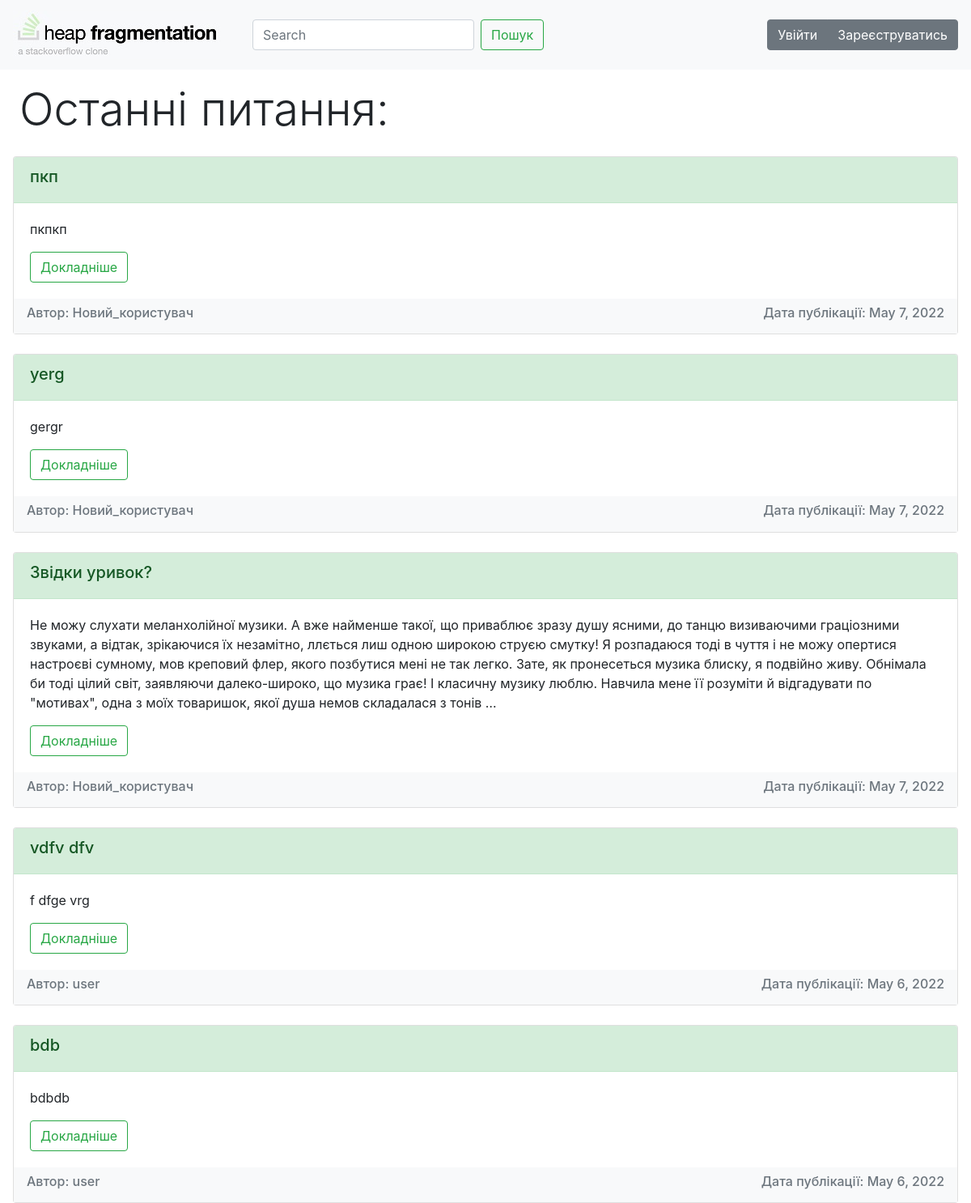
The app's page /, older data.
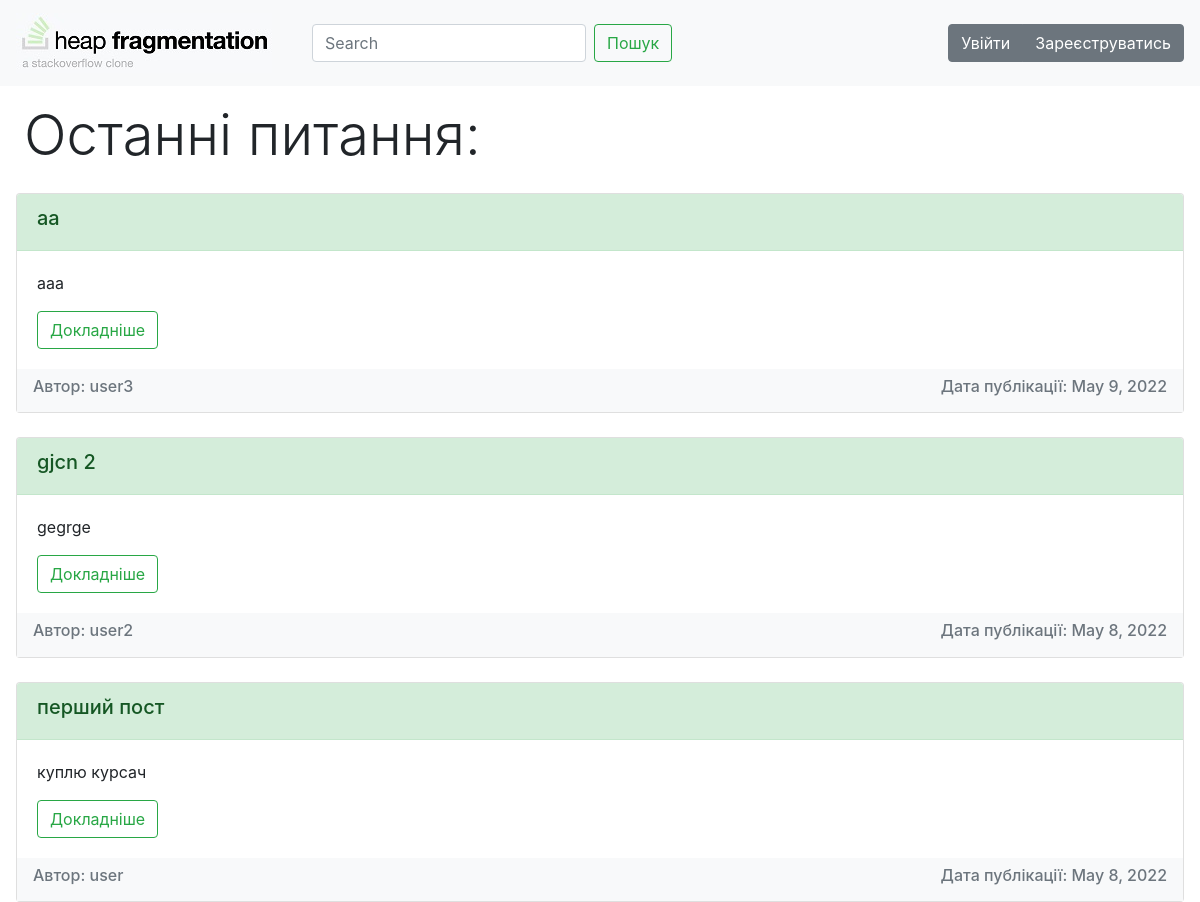
The same page, newer data.
### advice_app/models.py (models this page shows, shortened)
class Post(models.Model):
    title = models.CharField("Заголовок", max_length=50)
    question = models.TextField("Питання")
    author = models.ForeignKey(User, on_delete=models.CASCADE)
    isClosed = models.BooleanField("Cтатус")
    date = models.DateField(auto_now=True)

### advice_app/views.py (the view)
# urls.py: path('', views.Main_page.as_view(), name='index'),
class Main_page(ListView):
    model = Post
    queryset = Post.objects.order_by('-id')[:10]
    template_name = "advice_app/index.html"

### advice_app/templates/advice_app/index.html (shortened to what this page needs)
{% extends 'advice_app/base.html' %}
{% block content %}
<h1 class="display-4 mx-4 my-3">Останні питання:</h1>
{% include 'advice_app/post.html' %}
{% endblock %}

### advice_app/templates/advice_app/post.html
{% if object_list %}
  {% for i in object_list %}
    <div class="card mt-4 mx-3">
      <div class="card-header alert-success"><h5>{{ i.title }}</h5></div>
      <div class="card-body">
        <p class="card-text">{{ i.question|truncatewords:90 }}</p>
        <a href="{% url 'detail' i.id %}" class="btn btn-outline-success">Докладніше</a>
      </div>
      <div class="navbar navbar-light bg-light text-muted">
        <h6>Автор: {{ i.author }}</h6>
        <h6>Дата публікації: {{ i.date }}</h6>
      </div>
    </div>
  {% endfor %}
{% else %}
  <p>Наразі дописів немає</p>
{% endif %}

Row changes from the older to the newer data that the page shows:
removed Post: title "пкп", question "пкпкп", author "Новий_користувач", date "May 7, 2022"
removed Post: title "yerg", question "gergr", author "Новий_користувач", date "May 7, 2022"
removed Post: title "Звідки уривок?", question "Не можу слухати меланхолійної музики. А вже найменше такої, що приваблює зразу душу ясними, до танцю визиваючими граціозними звуками, а відтак, зрікаючися їх незамітно, ллється лиш одною широкою струєю смутку! Я розпадаюся тоді в чуття і не можу опертися настроєві сумному, мов креповий флер, якого позбутися мені не так легко. Зате, як пронесеться музика блиску, я подвійно живу. Обнімала би тоді цілий світ, заявляючи далеко-широко, що музика грає! І класичну музику люблю. Навчила мене її розуміти й відгадувати по \"мотивах\", одна з моїх товаришок, якої душа немов складалася з тонів …", author "Новий_користувач", date "May 7, 2022"
added Post: title "аа", question "ааа", author "user3", date "May 9, 2022"
changed Post: title "vdfv dfv" → "gjcn 2"; question "f dfge vrg" → "gegrge"; author "user" → "user2"; date "May 6, 2022" → "May 8, 2022"
changed Post "user": title "bdb" → "перший пост"; question "bdbdb" → "куплю курсач"; date "May 6, 2022" → "May 8, 2022"
